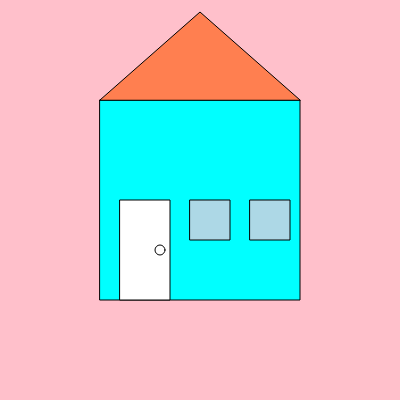
Frame 1 (no input)
Frame 60 (no input): identical to frame 1, image omitted
Frame 120 (the mouse pressed at the canvas centre since frame 60): identical to frame 1, image omitted

The p5.js sketch that drew this single still picture (run headless with seeded random() and noise() and a simulated clock; from frame 60 on, the mouse is pressed at the canvas centre):

// p5.js sketch
// ── sketch.js
function preload(){
  // put preload code here
}

function setup() {
  // put setup code here
  createCanvas(400,400);
}

function draw() {
  // put drawing code here
  background(220, 0, 200);
  rect(100,50,40,220);
  rect(70, 10, 200, 60);
  line(0, 0, 200, 200);
  ellipse(200, 200, 200);

  background("pink");
  fill("cyan");
  rect(100,100,200,200);//hus
  fill("coral");
  triangle(300, 100, 200, 12, 100, 100);//tak
  fill("white");
  rect(120,200,50,100)//dør
  ellipse(160,250,10)//dørknop
  fill("lightblue");
  rect(190,200,40,40)//vindu
  rect(250,200,40,40)
}
